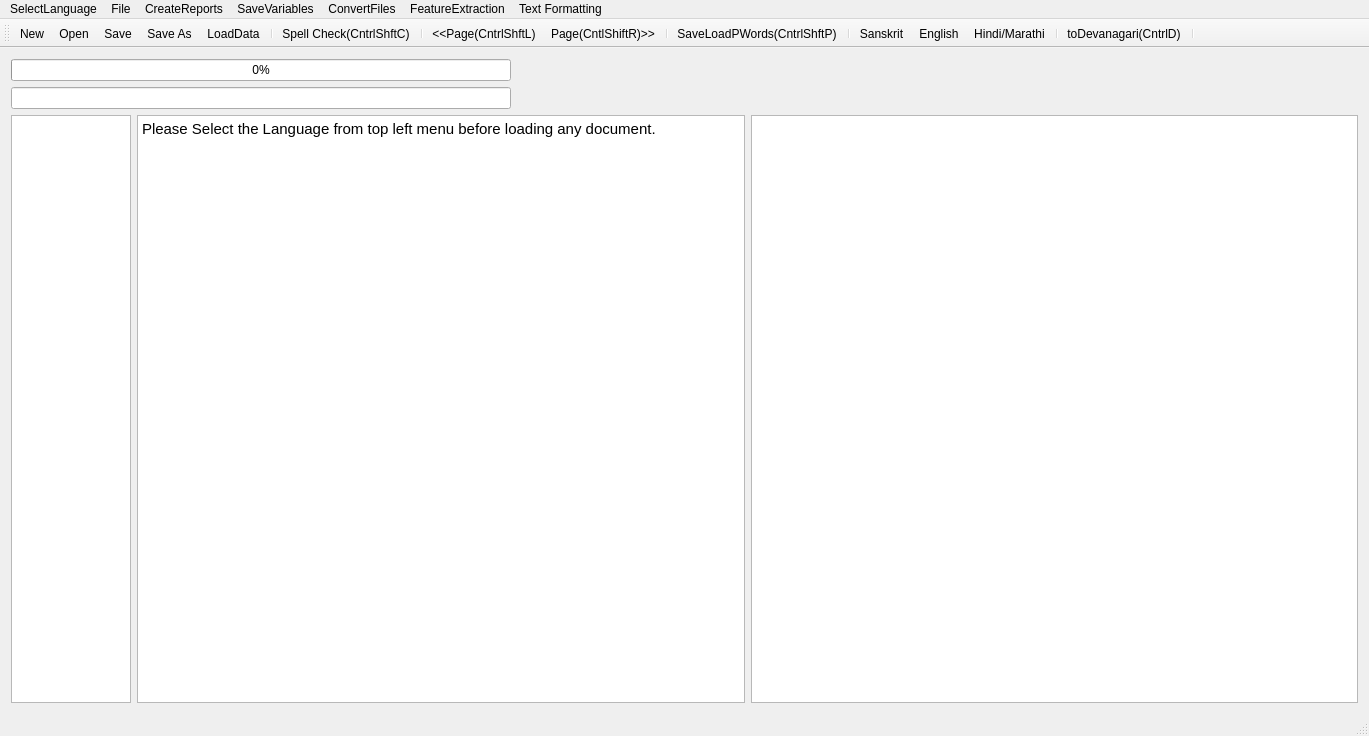
<?xml version="1.0" encoding="UTF-8"?>
<ui version="4.0">
 <class>MainWindow</class>
 <widget class="QMainWindow" name="MainWindow">
  <property name="geometry">
   <rect>
    <x>0</x>
    <y>0</y>
    <width>1369</width>
    <height>736</height>
   </rect>
  </property>
  <property name="mouseTracking">
   <bool>true</bool>
  </property>
  <property name="windowTitle">
   <string>MainWindow</string>
  </property>
  <widget class="QWidget" name="centralWidget">
   <layout class="QVBoxLayout" name="verticalLayout">
    <item>
     <widget class="QProgressBar" name="progressBar">
      <property name="maximumSize">
       <size>
        <width>500</width>
        <height>16777215</height>
       </size>
      </property>
      <property name="value">
       <number>0</number>
      </property>
      <property name="alignment">
       <set>Qt::AlignRight|Qt::AlignTrailing|Qt::AlignVCenter</set>
      </property>
     </widget>
    </item>
    <item>
     <widget class="QLineEdit" name="lineEdit">
      <property name="maximumSize">
       <size>
        <width>500</width>
        <height>16777215</height>
       </size>
      </property>
     </widget>
    </item>
    <item>
     <layout class="QHBoxLayout" name="horizontalLayout">
      <item>
       <widget class="QTextEdit" name="textEdit">
        <property name="maximumSize">
         <size>
          <width>120</width>
          <height>16777215</height>
         </size>
        </property>
        <property name="font">
         <font>
          <italic>true</italic>
         </font>
        </property>
        <property name="sizeAdjustPolicy">
         <enum>QAbstractScrollArea::AdjustToContents</enum>
        </property>
        <property name="readOnly">
         <bool>true</bool>
        </property>
       </widget>
      </item>
      <item>
       <widget class="QTextBrowser" name="textBrowser">
        <property name="font">
         <font>
          <pointsize>16</pointsize>
          <italic>false</italic>
         </font>
        </property>
        <property name="mouseTracking">
         <bool>true</bool>
        </property>
        <property name="sizeAdjustPolicy">
         <enum>QAbstractScrollArea::AdjustToContents</enum>
        </property>
        <property name="undoRedoEnabled">
         <bool>true</bool>
        </property>
        <property name="readOnly">
         <bool>false</bool>
        </property>
        <property name="html">
         <string>&lt;!DOCTYPE HTML PUBLIC &quot;-//W3C//DTD HTML 4.0//EN&quot; &quot;http://www.w3.org/TR/REC-html40/strict.dtd&quot;&gt;
&lt;html&gt;&lt;head&gt;&lt;meta name=&quot;qrichtext&quot; content=&quot;1&quot; /&gt;&lt;meta charset=&quot;utf-8&quot; /&gt;&lt;style type=&quot;text/css&quot;&gt;
p, li { white-space: pre-wrap; }
&lt;/style&gt;&lt;/head&gt;&lt;body style=&quot; font-family:'Shobhika'; font-size:16pt; font-weight:400; font-style:normal;&quot;&gt;
&lt;p style=&quot; margin-top:0px; margin-bottom:0px; margin-left:0px; margin-right:0px; -qt-block-indent:0; text-indent:0px;&quot;&gt;&lt;span style=&quot; font-family:'Ubuntu'; font-size:11pt;&quot;&gt;Please Select the Language from top left menu before loading any document.&lt;/span&gt;&lt;/p&gt;&lt;/body&gt;&lt;/html&gt;</string>
        </property>
        <property name="acceptRichText">
         <bool>true</bool>
        </property>
        <property name="textInteractionFlags">
         <set>Qt::LinksAccessibleByKeyboard|Qt::LinksAccessibleByMouse|Qt::TextBrowserInteraction|Qt::TextEditable|Qt::TextEditorInteraction|Qt::TextSelectableByKeyboard|Qt::TextSelectableByMouse</set>
        </property>
       </widget>
      </item>
      <item>
       <widget class="QGraphicsView" name="graphicsView">
        <property name="sizeAdjustPolicy">
         <enum>QAbstractScrollArea::AdjustIgnored</enum>
        </property>
        <property name="alignment">
         <set>Qt::AlignCenter</set>
        </property>
        <property name="dragMode">
         <enum>QGraphicsView::ScrollHandDrag</enum>
        </property>
        <property name="transformationAnchor">
         <enum>QGraphicsView::AnchorViewCenter</enum>
        </property>
        <property name="resizeAnchor">
         <enum>QGraphicsView::AnchorViewCenter</enum>
        </property>
       </widget>
      </item>
     </layout>
    </item>
   </layout>
   <zorder>lineEdit</zorder>
   <zorder>progressBar</zorder>
  </widget>
  <widget class="QMenuBar" name="menuBar">
   <property name="geometry">
    <rect>
     <x>0</x>
     <y>0</y>
     <width>1369</width>
     <height>26</height>
    </rect>
   </property>
   <widget class="QMenu" name="menuOCR_Correction_Window">
    <property name="title">
     <string>File</string>
    </property>
    <addaction name="actionNew"/>
    <addaction name="actionOpen"/>
    <addaction name="actionSave"/>
    <addaction name="actionSave_As"/>
    <addaction name="actionSpell_Check"/>
    <addaction name="actionLoad_Next_Page"/>
    <addaction name="actionLoad_Prev_Page"/>
    <addaction name="separator"/>
    <addaction name="actionLoadGDocPage"/>
    <addaction name="actionToDevanagari"/>
    <addaction name="actionLoadData"/>
    <addaction name="actionLoadDict"/>
    <addaction name="actionLoadOCRWords"/>
    <addaction name="actionLoadDomain"/>
    <addaction name="actionLoadSubPS"/>
    <addaction name="actionLoadConfusions"/>
    <addaction name="actionSugg"/>
    <addaction name="actionToSlp1"/>
   </widget>
   <widget class="QMenu" name="menuCreateReports">
    <property name="title">
     <string>CreateReports</string>
    </property>
    <addaction name="actionCreateBest2OCR"/>
    <addaction name="actionCreateSuggestionLog"/>
    <addaction name="actionCreateSuggestionLogNearestPriority"/>
    <addaction name="actionErrorDetectionRep"/>
    <addaction name="actionErrorDetectWithoutAdaptation"/>
    <addaction name="actionErrorDetectionRepUniq"/>
   </widget>
   <widget class="QMenu" name="menuSaveVariables">
    <property name="title">
     <string>SaveVariables</string>
    </property>
    <addaction name="actionCPair"/>
    <addaction name="actionPrimarySecOCRPair"/>
    <addaction name="actionCPairIEROcrVsCorrect"/>
    <addaction name="actionCPairGEROcrVsCorrect"/>
   </widget>
   <widget class="QMenu" name="menuConvertFiles">
    <property name="title">
     <string>ConvertFiles</string>
    </property>
    <addaction name="actionToSlp1_2"/>
    <addaction name="actionToDev"/>
    <addaction name="actionExtractDev"/>
    <addaction name="actionEditDistRep"/>
    <addaction name="actionConfusionFreqHist"/>
    <addaction name="actionFilterOutGT50EditDisPairs"/>
   </widget>
   <widget class="QMenu" name="menuFeatureExtraction">
    <property name="title">
     <string>FeatureExtraction</string>
    </property>
    <addaction name="actionPrepareFeatures"/>
   </widget>
   <widget class="QMenu" name="menuSelectLanguage">
    <property name="title">
     <string>SelectLanguage</string>
    </property>
    <addaction name="actionSanskrit"/>
    <addaction name="actionHindi"/>
    <addaction name="actionEnglish"/>
   </widget>
   <widget class="QMenu" name="menuText_Formatting">
    <property name="title">
     <string>Text Formatting</string>
    </property>
    <addaction name="actionBold"/>
    <addaction name="actionUnBold"/>
    <addaction name="actionSubScript"/>
    <addaction name="actionSuperScript"/>
   </widget>
   <addaction name="menuSelectLanguage"/>
   <addaction name="menuOCR_Correction_Window"/>
   <addaction name="menuCreateReports"/>
   <addaction name="menuSaveVariables"/>
   <addaction name="menuConvertFiles"/>
   <addaction name="menuFeatureExtraction"/>
   <addaction name="menuText_Formatting"/>
  </widget>
  <widget class="QToolBar" name="mainToolBar">
   <attribute name="toolBarArea">
    <enum>TopToolBarArea</enum>
   </attribute>
   <attribute name="toolBarBreak">
    <bool>false</bool>
   </attribute>
   <addaction name="actionNew"/>
   <addaction name="actionOpen"/>
   <addaction name="actionSave"/>
   <addaction name="actionSave_As"/>
   <addaction name="actionLoadData"/>
   <addaction name="separator"/>
   <addaction name="actionSpell_Check"/>
   <addaction name="separator"/>
   <addaction name="actionLoad_Prev_Page"/>
   <addaction name="actionLoad_Next_Page"/>
   <addaction name="separator"/>
   <addaction name="actionLoadGDocPage"/>
   <addaction name="separator"/>
   <addaction name="actionSanskrit"/>
   <addaction name="actionEnglish"/>
   <addaction name="actionHindi"/>
   <addaction name="separator"/>
   <addaction name="actionToDevanagari"/>
   <addaction name="separator"/>
  </widget>
  <widget class="QStatusBar" name="statusBar"/>
  <action name="actionOpen">
   <property name="icon">
    <iconset resource="AppResources.qrc">
     <normaloff>:/Images/open.png</normaloff>:/Images/open.png</iconset>
   </property>
   <property name="text">
    <string>Open</string>
   </property>
   <property name="shortcut">
    <string>Ctrl+O</string>
   </property>
  </action>
  <action name="actionSave">
   <property name="icon">
    <iconset resource="AppResources.qrc">
     <normaloff>:/Images/save.png</normaloff>:/Images/save.png</iconset>
   </property>
   <property name="text">
    <string>Save</string>
   </property>
   <property name="shortcut">
    <string>Ctrl+S</string>
   </property>
  </action>
  <action name="actionSave_As">
   <property name="icon">
    <iconset resource="AppResources.qrc">
     <normaloff>:/Images/save-as.png</normaloff>:/Images/save-as.png</iconset>
   </property>
   <property name="text">
    <string>Save As</string>
   </property>
   <property name="shortcut">
    <string>Ctrl+Shift+S</string>
   </property>
  </action>
  <action name="actionNew">
   <property name="icon">
    <iconset resource="AppResources.qrc">
     <normaloff>:/Images/New.png</normaloff>:/Images/New.png</iconset>
   </property>
   <property name="text">
    <string>New</string>
   </property>
   <property name="shortcut">
    <string>Ctrl+N</string>
   </property>
  </action>
  <action name="actionSpell_Check">
   <property name="text">
    <string>Spell Check(CntrlShftC)</string>
   </property>
   <property name="shortcut">
    <string>Ctrl+Shift+C</string>
   </property>
  </action>
  <action name="actionLoad_Next_Page">
   <property name="text">
    <string>Page(CntlShiftR)&gt;&gt;</string>
   </property>
   <property name="toolTip">
    <string>Page(CntlShiftR)&gt;&gt;</string>
   </property>
   <property name="shortcut">
    <string>Ctrl+Shift+R</string>
   </property>
  </action>
  <action name="actionLoad_Prev_Page">
   <property name="text">
    <string>&lt;&lt;Page(CntrlShftL)</string>
   </property>
   <property name="toolTip">
    <string>&lt;&lt;Page(CntrlShftL)</string>
   </property>
   <property name="shortcut">
    <string>Ctrl+Shift+L</string>
   </property>
  </action>
  <action name="actionLoadGDocPage">
   <property name="text">
    <string>Save&amp;LoadPWords(CntrlShftP)</string>
   </property>
   <property name="shortcut">
    <string>Ctrl+Shift+P</string>
   </property>
  </action>
  <action name="actionToDevanagari">
   <property name="text">
    <string>toDevanagari(CntrlD)</string>
   </property>
   <property name="shortcut">
    <string>Ctrl+D</string>
   </property>
  </action>
  <action name="actionLoadData">
   <property name="text">
    <string>LoadData</string>
   </property>
  </action>
  <action name="actionLoadDict">
   <property name="text">
    <string>LoadDict</string>
   </property>
  </action>
  <action name="actionLoadOCRWords">
   <property name="text">
    <string>LoadOCRWords</string>
   </property>
  </action>
  <action name="actionLoadDomain">
   <property name="text">
    <string>LoadDomain</string>
   </property>
  </action>
  <action name="actionLoadSubPS">
   <property name="text">
    <string>LoadSubPS</string>
   </property>
  </action>
  <action name="actionLoadConfusions">
   <property name="text">
    <string>LoadConfusions</string>
   </property>
  </action>
  <action name="actionSugg">
   <property name="text">
    <string>sugg</string>
   </property>
   <property name="shortcut">
    <string>Menu</string>
   </property>
  </action>
  <action name="actionCreateBest2OCR">
   <property name="text">
    <string>CreateBest2OCR</string>
   </property>
  </action>
  <action name="actionToSlp1">
   <property name="text">
    <string>toSlp1</string>
   </property>
   <property name="shortcut">
    <string>Ctrl+G</string>
   </property>
  </action>
  <action name="actionCreateSuggestionLog">
   <property name="text">
    <string>CreateSuggestionLog</string>
   </property>
  </action>
  <action name="actionCreateSuggestionLogNearestPriority">
   <property name="text">
    <string>CreateSuggestionLogNearestPriority</string>
   </property>
  </action>
  <action name="actionErrorDetectionRep">
   <property name="text">
    <string>ErrorDetectionRep</string>
   </property>
  </action>
  <action name="actionErrorDetectWithoutAdaptation">
   <property name="text">
    <string>ErrorDetectWithoutAdaptation</string>
   </property>
  </action>
  <action name="actionCPair">
   <property name="text">
    <string>CPair</string>
   </property>
  </action>
  <action name="actionToSlp1_2">
   <property name="text">
    <string>toSlp1</string>
   </property>
  </action>
  <action name="actionToDev">
   <property name="text">
    <string>toDev</string>
   </property>
  </action>
  <action name="actionExtractDev">
   <property name="text">
    <string>ExtractDevWords</string>
   </property>
   <property name="toolTip">
    <string>ExtractDevWords</string>
   </property>
  </action>
  <action name="actionPrimarySecOCRPair">
   <property name="text">
    <string>PrimarySecOCRPairs</string>
   </property>
  </action>
  <action name="actionCPairIEROcrVsCorrect">
   <property name="text">
    <string>CPairIEROcrVsCorrect</string>
   </property>
  </action>
  <action name="actionEditDistRep">
   <property name="text">
    <string>EditDistRep</string>
   </property>
  </action>
  <action name="actionConfusionFreqHist">
   <property name="text">
    <string>ConfusionFreqHist</string>
   </property>
  </action>
  <action name="actionCPairGEROcrVsCorrect">
   <property name="text">
    <string>CPairGEROcrVsCorrect</string>
   </property>
  </action>
  <action name="actionFilterOutGT50EditDisPairs">
   <property name="text">
    <string>FilterOutGT50EditDisPairs</string>
   </property>
  </action>
  <action name="actionPrepareFeatures">
   <property name="text">
    <string>PrepareFeatures</string>
   </property>
  </action>
  <action name="actionErrorDetectionRepUniq">
   <property name="text">
    <string>ErrorSuggRepUniq</string>
   </property>
  </action>
  <action name="actionSanskrit">
   <property name="text">
    <string>Sanskrit</string>
   </property>
  </action>
  <action name="actionHindi">
   <property name="text">
    <string>Hindi/Marathi</string>
   </property>
  </action>
  <action name="actionEnglish">
   <property name="text">
    <string>English</string>
   </property>
   <property name="toolTip">
    <string>English</string>
   </property>
  </action>
  <action name="actionBold">
   <property name="text">
    <string>Bold</string>
   </property>
  </action>
  <action name="actionUnBold">
   <property name="text">
    <string>UnBold</string>
   </property>
  </action>
  <action name="actionSubScript">
   <property name="text">
    <string>SubScript</string>
   </property>
  </action>
  <action name="actionSuperScript">
   <property name="text">
    <string>SuperScript</string>
   </property>
  </action>
 </widget>
 <layoutdefault spacing="6" margin="11"/>
 <tabstops>
  <tabstop>textBrowser</tabstop>
  <tabstop>graphicsView</tabstop>
 </tabstops>
 <resources>
  <include location="AppResources.qrc"/>
 </resources>
 <connections/>
</ui>
